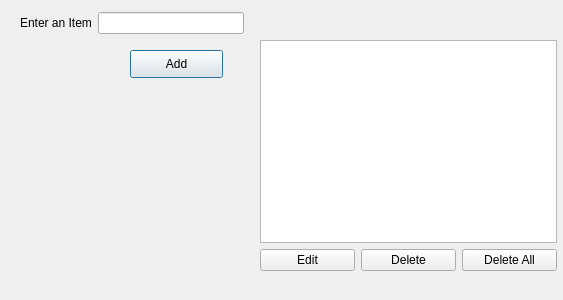
<?xml version="1.0" encoding="UTF-8"?>
<ui version="4.0">
 <class>Dialog</class>
 <widget class="QDialog" name="Dialog">
  <property name="geometry">
   <rect>
    <x>0</x>
    <y>0</y>
    <width>563</width>
    <height>300</height>
   </rect>
  </property>
  <property name="windowTitle">
   <string>Dialog</string>
  </property>
  <widget class="QPushButton" name="pushButtonAdd">
   <property name="geometry">
    <rect>
     <x>130</x>
     <y>50</y>
     <width>93</width>
     <height>28</height>
    </rect>
   </property>
   <property name="text">
    <string>Add</string>
   </property>
  </widget>
  <widget class="QWidget" name="">
   <property name="geometry">
    <rect>
     <x>260</x>
     <y>40</y>
     <width>297</width>
     <height>231</height>
    </rect>
   </property>
   <layout class="QVBoxLayout" name="verticalLayout">
    <item>
     <widget class="QListWidget" name="listWidget"/>
    </item>
    <item>
     <layout class="QHBoxLayout" name="horizontalLayout">
      <item>
       <widget class="QPushButton" name="pushButtonEdit">
        <property name="text">
         <string>Edit</string>
        </property>
       </widget>
      </item>
      <item>
       <widget class="QPushButton" name="pushButtonDelete">
        <property name="text">
         <string>Delete</string>
        </property>
       </widget>
      </item>
      <item>
       <widget class="QPushButton" name="pushButtonDeleteAll">
        <property name="text">
         <string>Delete All</string>
        </property>
       </widget>
      </item>
     </layout>
    </item>
   </layout>
  </widget>
  <widget class="QWidget" name="">
   <property name="geometry">
    <rect>
     <x>20</x>
     <y>10</y>
     <width>224</width>
     <height>26</height>
    </rect>
   </property>
   <layout class="QHBoxLayout" name="horizontalLayout_2">
    <item>
     <widget class="QLabel" name="label">
      <property name="text">
       <string>Enter an Item</string>
      </property>
     </widget>
    </item>
    <item>
     <widget class="QLineEdit" name="lineEdit"/>
    </item>
   </layout>
  </widget>
 </widget>
 <resources/>
 <connections/>
</ui>
